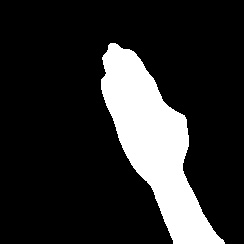
#> input picture data/paper/paper10.jpg, 244 x 244 px, given in place of the camera
$ python data_collection.py
#> lines starting #> are read from the running program, lines starting #| are printed output that depends on the picture
import cv2
import numpy as np
import os
dataset_path='./data/'
skip=0
move_name=input("Logging data for? Rock/Paper/Scissor:")
#> the answer given: data/paper/paper10.jpg
move_name=move_name.lower()
check=False
bg = None
number_of_runs = 0
cap=cv2.VideoCapture(0)
while True:
    ret,frame=cap.read()
#> frame is the input picture: shape (244, 244, 3); min 0, max 255, mean 43.7
    rectangle=cv2.rectangle(frame,(10,10),(260,260),(0,97,213),3)
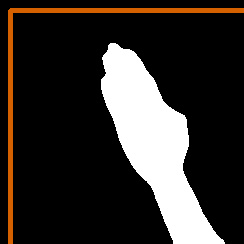
#> rectangle: shape (244, 244, 3); mean B, G, R 43.7, 47.5, 52
    cv2.imshow("Frame",frame)
    hand_section=frame[13:257,13:257]
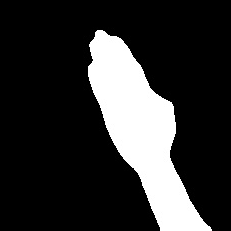
#> hand_section: shape (231, 231, 3); min 0, max 255, mean 48.8
    hand_section_grey = cv2.cvtColor(hand_section, cv2.COLOR_BGR2GRAY)
    hand_section_grey = cv2.GaussianBlur(hand_section_grey, (7,7), 50)
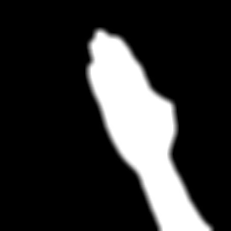
#> hand_section_grey: shape (231, 231); min 0, max 255, mean 48.8
    if number_of_runs < 100:
        if bg is None :
            bg = hand_section_grey.copy().astype("float")
            continue
        cv2.imshow("bg",bg)
        if number_of_runs == 99 :
            print("Calibrated...")
        elif number_of_runs < 99:
            print("Calibrating Background...")
        cv2.accumulateWeighted(hand_section_grey,bg, 0.5)
    else:
        diff = cv2.absdiff(bg.astype("uint8"), hand_section_grey)
        cv2.imshow("diff",diff)
        threshold = cv2.threshold(diff,30 , 255 , cv2.THRESH_BINARY)[1]
        cv2.imshow("Thresholded", threshold)
        key_pressed=cv2.waitKey(1) & 0xFF
        if(key_pressed==ord('s')):
            check=True
        if check:
            skip+=1
            if skip%5==0:
                PATH_TO_SAVE= dataset_path + move_name + "/"
                i=0
                while os.path.exists(PATH_TO_SAVE+move_name+"%s.jpg"%i):
                    i+=1
                FILENAME=PATH_TO_SAVE+move_name+str(i)+".jpg"
                cv2.imwrite(FILENAME,threshold)
                print("Snapshot at "+FILENAME)
        key_pressed=cv2.waitKey(1) & 0xFF
        if key_pressed==ord('q'):
            break
    number_of_runs += 1
print("DATA LOGGED!")
cap.release()
cv2.destroyAllWindows()

$ run again, on data/paper/paper113.jpg
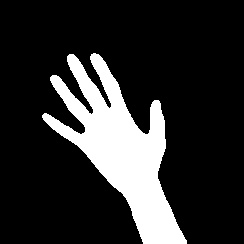
#> input picture data/paper/paper113.jpg, 244 x 244 px, given in place of the camera
#> frame is the input picture: shape (244, 244, 3); min 0, max 255, mean 45
#> `hand_section=frame[13:257,13:257]`:
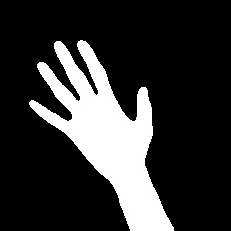
#> hand_section: shape (231, 231, 3); min 0, max 255, mean 50.2
#> `hand_section_grey = cv2.GaussianBlur(hand_section_grey, (7,7), 50)`:
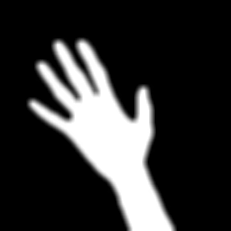
#> hand_section_grey: shape (231, 231); min 0, max 255, mean 50.2
